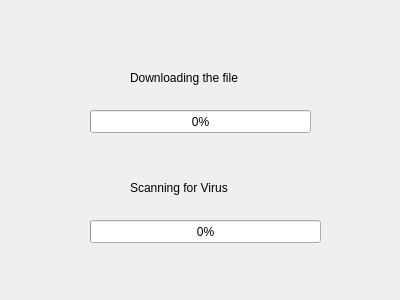
<?xml version="1.0" encoding="UTF-8"?>
<ui version="4.0">
 <class>Dialog</class>
 <widget class="QDialog" name="Dialog">
  <property name="geometry">
   <rect>
    <x>0</x>
    <y>0</y>
    <width>400</width>
    <height>300</height>
   </rect>
  </property>
  <property name="windowTitle">
   <string>Dialog</string>
  </property>
  <widget class="QLabel" name="label">
   <property name="geometry">
    <rect>
     <x>130</x>
     <y>70</y>
     <width>131</width>
     <height>16</height>
    </rect>
   </property>
   <property name="text">
    <string>Downloading the file</string>
   </property>
  </widget>
  <widget class="QLabel" name="label_2">
   <property name="geometry">
    <rect>
     <x>130</x>
     <y>180</y>
     <width>111</width>
     <height>16</height>
    </rect>
   </property>
   <property name="text">
    <string>Scanning for Virus</string>
   </property>
  </widget>
  <widget class="QProgressBar" name="progressBar">
   <property name="geometry">
    <rect>
     <x>90</x>
     <y>110</y>
     <width>221</width>
     <height>23</height>
    </rect>
   </property>
   <property name="value">
    <number>0</number>
   </property>
  </widget>
  <widget class="QProgressBar" name="progressBar_2">
   <property name="geometry">
    <rect>
     <x>90</x>
     <y>220</y>
     <width>231</width>
     <height>23</height>
    </rect>
   </property>
   <property name="value">
    <number>0</number>
   </property>
  </widget>
 </widget>
 <resources/>
 <connections/>
</ui>
